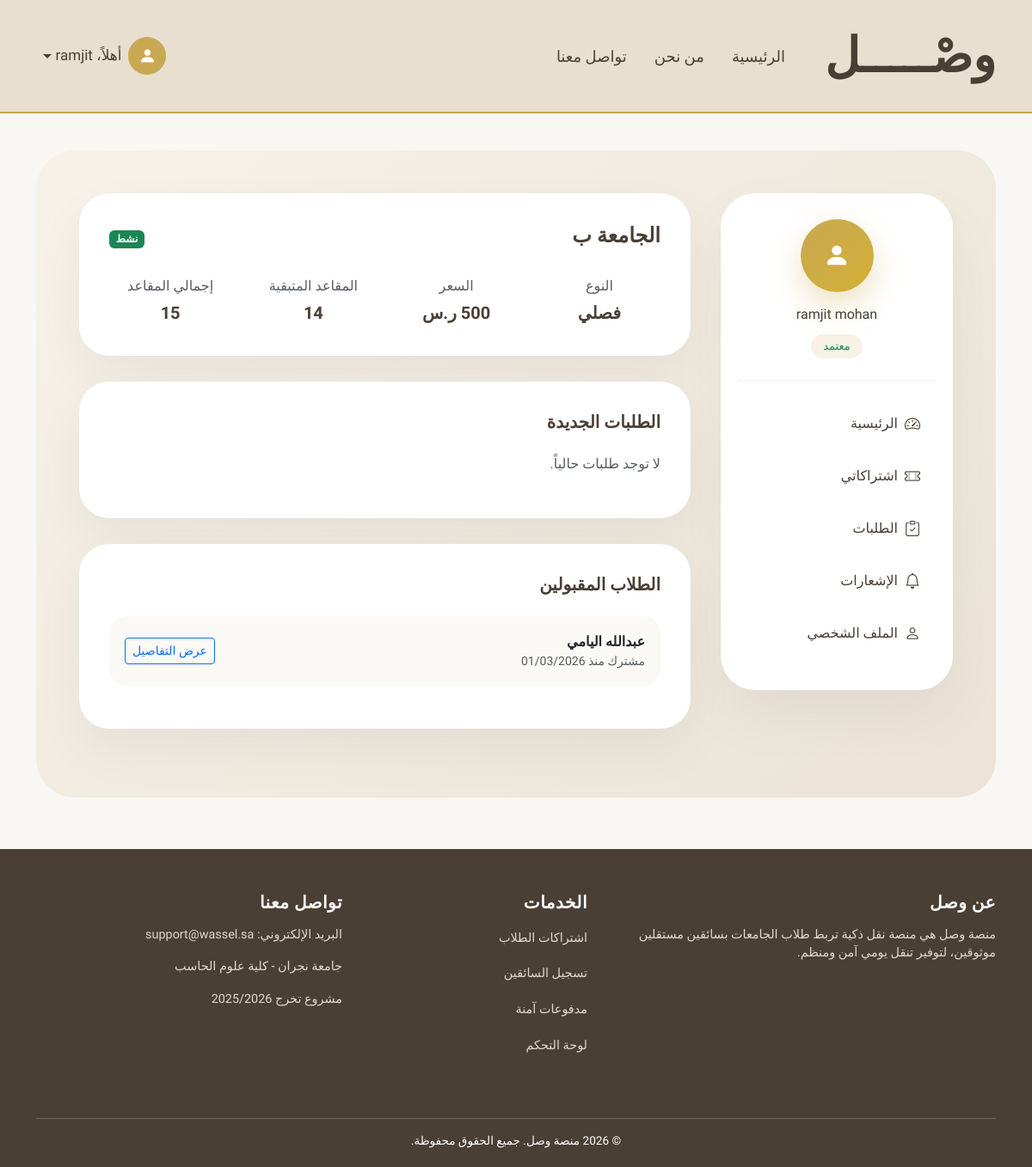
The page /driver/subscriptions/1/ (signed in) on the database its author committed.
### accounts/models.py (models this page shows, shortened)
class User(AbstractUser):
    username = None  # حذفنا username رسميًا
    ROLE_CHOICES = (
        ('student', 'طالب'),
        ('driver', 'سائق'),
    )
    STATUS_CHOICES = (
        ('active', 'Active'),
        ('banned', 'Banned'),
    )
    email = models.EmailField(unique=True)
    role = models.CharField(
        max_length=20,
        choices=ROLE_CHOICES,
        default='student'
    )
    phone = models.CharField(max_length=20)
    city = models.ForeignKey(
        City,
        on_delete=models.PROTECT,
        related_name="users",
        verbose_name="المدينة"
    )
    status = models.CharField(
        max_length=20,
        choices=STATUS_CHOICES,
        default='active'
    )
    USERNAME_FIELD = "email"
    REQUIRED_FIELDS = ["first_name", "last_name", "phone"]
    objects = CustomUserManager()

### subscriptions/models.py (models this page shows, shortened)
class Subscription(models.Model):
    DURATION_CHOICES = (
        ("monthly", "شهري"),
        ("semester", "فصلي"),
    )
    STATUS_CHOICES = (
        ("active", "Active"),
        ("inactive", "Inactive"),
        ("full", "Full"),
    )
    driver = models.ForeignKey(
        DriverProfile,
        on_delete=models.CASCADE,
        related_name="subscriptions"
    )
    neighborhood = models.CharField(max_length=200)
    price = models.DecimalField(max_digits=8, decimal_places=2)
    seats = models.PositiveIntegerField()
    available_seats = models.PositiveIntegerField()
    duration = models.CharField(
        max_length=20,
        choices=DURATION_CHOICES
    )
    status = models.CharField(
        max_length=20,
        choices=STATUS_CHOICES,
        default="active"
    )
    start_date = models.DateField()
    end_date = models.DateField()
    notes = models.TextField(blank=True, null=True)
    created_at = models.DateTimeField(auto_now_add=True)

class SubscriptionRequest(models.Model):
    STATUS_CHOICES = (
        ("pending", "Pending"),
        ("approved", "Approved"),
        ("rejected", "Rejected"),
        ("cancelled", "Cancelled"),
    )
    student = models.ForeignKey(
        StudentProfile,
        on_delete=models.CASCADE,
        related_name="subscription_requests"
    )
    subscription = models.ForeignKey(
        Subscription,
        on_delete=models.CASCADE,
        related_name="requests"
    )
    status = models.CharField(
        max_length=20,
        choices=STATUS_CHOICES,
        default="pending"
    )
    request_date = models.DateTimeField(auto_now_add=True)
    decision_date = models.DateTimeField(blank=True, null=True)
    price_snapshot = models.DecimalField(
        max_digits=8,
        decimal_places=2,
        blank=True,
        null=True
    )
    note = models.TextField(blank=True, null=True)
    class Meta:
        unique_together = ("student", "subscription")

### student/models.py (models this page shows, shortened)
class StudentProfile(models.Model):
    GENDER_CHOICES = (
        ("male", "ذكر"),
        ("female", "أنثى"),
    )
    user = models.OneToOneField(
        settings.AUTH_USER_MODEL,
        on_delete=models.CASCADE,
        related_name="student_profile"
    )
    neighborhood = models.CharField(
        max_length=150
    )
    location_url = models.URLField(
        blank=True,
        null=True
    )
    university_name = models.CharField(
        max_length=150
    )
    gender = models.CharField(
        max_length=10,
        choices=GENDER_CHOICES
    )
    created_at = models.DateTimeField(auto_now_add=True)

### driver/views.py (the view)
# urls.py: path("subscriptions/<int:sub_id>/", views.subscription_detail, name="subscription_detail"),
@login_required
def subscription_detail(request, sub_id):
    if request.user.role != "driver":
        return redirect("main:index")
    profile = request.user.driver_profile
    subscription = get_object_or_404(
        Subscription,
        id=sub_id,
        driver=profile
    )
    pending_requests = subscription.requests.filter(
        status="pending"
    ).select_related("student__user")
    approved_requests = subscription.requests.filter(
        status="approved"
    ).select_related("student__user")
    context = {
        "subscription": subscription,
        "pending_requests": pending_requests,
        "approved_requests": approved_requests,
    }
    return render(request, "driver/subscription_detail.html", context)

### driver/templates/driver/subscription_detail.html (shortened to what this page needs)
{% extends "driver/base_driver.html" %}
{% block driver_content %}
<div class="detail-card">
    <div class="d-flex justify-content-between align-items-center mb-4">
        <h4 class="fw-bold">{{ subscription.neighborhood }}</h4>
        {% if subscription.status == "active" %}
        <span class="badge bg-success">نشط</span>
        {% elif subscription.status == "full" %}
        <span class="badge bg-warning text-dark">ممتلئ</span>
        {% else %}
        <span class="badge bg-secondary">غير نشط</span>
        {% endif %}
    </div>
    <div class="row text-center">
        <div class="col-md-3">
            <div class="text-muted mb-1">النوع</div>
            <div class="fw-bold fs-5">
                {{ subscription.get_duration_display }}
            </div>
        </div>
        <div class="col-md-3">
            <div class="text-muted mb-1">السعر</div>
            <div class="fw-bold fs-5">
                {{ subscription.price|floatformat:0 }} ر.س
            </div>
        </div>
        <div class="col-md-3">
            <div class="text-muted mb-1">المقاعد المتبقية</div>
            <div class="fw-bold fs-5">
                {{ subscription.available_seats }}
            </div>
        </div>
        <div class="col-md-3">
            <div class="text-muted mb-1">إجمالي المقاعد</div>
            <div class="fw-bold fs-5">
                {{ subscription.seats }}
            </div>
        </div>
    </div>
</div>
<div class="detail-card">
    <h5 class="section-title">الطلبات الجديدة</h5>
    {% if pending_requests %}
    {% for req in pending_requests %}
    <a href="{% url 'driver:subscription_request_detail' req.id %}" class="text-decoration-none text-dark">
        <div class="student-row d-flex justify-content-between align-items-center">
            <div>
                <div class="fw-bold">
                    {{ req.student.user.get_full_name }}
                </div>
                <div class="text-muted small">
                    {{ req.student.neighborhood }}
                </div>
            </div>
            <div>
                <span class="btn btn-outline-primary btn-sm">
                    عرض التفاصيل
                </span>
            </div>
        </div>
    </a>
    {% endfor %}
    {% else %}
    <p class="text-muted">لا توجد طلبات حالياً.</p>
    {% endif %}
</div>
<div class="detail-card">
    <h5 class="section-title">الطلاب المقبولين</h5>
    {% if approved_requests %}
    {% for req in approved_requests %}
    <a href="{% url 'driver:subscription_request_detail' req.id %}" class="text-decoration-none text-dark">
        <div class="student-row d-flex justify-content-between align-items-center">
            <div>
                <div class="fw-bold">
                    {{ req.student.user.get_full_name }}
                </div>
                <div class="text-muted small">
                    مشترك منذ {{ req.decision_date|date:"d/m/Y" }}
                </div>
            </div>
            <div>
                <span class="btn btn-outline-primary btn-sm">
                    عرض التفاصيل
                </span>
            </div>
        </div>
    </a>
    {% endfor %}
    {% else %}
    <p class="text-muted">لا يوجد طلاب مشتركين حالياً.</p>
    {% endif %}
</div>
{% endblock %}

### driver/templates/driver/base_driver.html (shortened to what this page needs)
{% extends "base.html" %}
{% block content %}
<div class="driver-page-bg">
    <div class="driver-layout">
        <div class="driver-sidebar d-none d-lg-block">
            <div class="driver-profile-box">
                <div class="driver-avatar">
                    <i class="bi bi-person-fill"></i>
                </div>
                <h6 class="mt-3 mb-1">{{ user.get_full_name }}</h6>
                {% if user.driver_profile.verification_status == "approved" %}
                <span class="driver-status text-success">معتمد</span>
                {% elif user.driver_profile.verification_status == "pending" %}
                <span class="driver-status text-warning">قيد المراجعة</span>
                {% elif user.driver_profile.verification_status == "rejected" %}
                <span class="driver-status text-danger">مرفوض</span>
                {% else %}
                <span class="driver-status text-secondary">غير مكتمل</span>
                {% endif %}
            </div>
            <a href="{% url 'driver:dashboard' %}"
                class="driver-link {% if request.resolver_match.url_name == 'dashboard' %}active{% endif %}">
                <i class="bi bi-speedometer2 me-2"></i>
                الرئيسية
            </a>
            <a href="{% url 'driver:subscriptions' %}"
                class="driver-link {% if request.resolver_match.url_name == 'subscriptions' %}active{% endif %}">
                <i class="bi bi-ticket-perforated me-2"></i>
                اشتراكاتي
            </a>
            <a href="{% url 'driver:requests' %}"
                class="driver-link {% if request.resolver_match.url_name == 'requests' %}active{% endif %}">
                <i class="bi bi-clipboard-check me-2"></i>
                الطلبات
            </a>
            <a href="{% url 'driver:notifications' %}"
                class="driver-link {% if request.resolver_match.url_name == 'notifications' %}active{% endif %}">
                <i class="bi bi-bell me-2"></i>
                الإشعارات
            </a>
            <a href="{% url 'driver:profile' %}"
                class="driver-link {% if request.resolver_match.url_name == 'profile' %}active{% endif %}">
                <i class="bi bi-person me-2"></i>
                الملف الشخصي
            </a>
        </div>
        <div class="driver-content">
            {% block driver_content %}{% endblock %}
        </div>
    </div>
</div>
{% endblock %}

### templates/base.html (shortened to what this page needs)
{% load static %}
<!DOCTYPE html>
<html lang="ar" dir="rtl">
<head>
    <link href="https://cdn.jsdelivr.net/npm/bootstrap-icons/font/bootstrap-icons.css" rel="stylesheet">
    <link href="https://cdn.jsdelivr.net/npm/bootstrap@5.3.2/dist/css/bootstrap.rtl.min.css" rel="stylesheet">
</head>
<body>
    <nav class="navbar navbar-expand-lg fixed-top custom-navbar">
        <div class="container">
            <a class="navbar-brand" href="{% url 'main:index' %}">وصْـــــل</a>
            <div class="collapse navbar-collapse" id="navbarNav">
                <ul class="navbar-nav align-items-center me-auto">
                    <li class="nav-item mx-2">
                        <a class="nav-link {% if request.resolver_match.url_name == 'index' %}active-link{% endif %}"
                            href="{% url 'main:index' %}">
                            الرئيسية
                        </a>
                    </li>
                    <li class="nav-item mx-2">
                        <a class="nav-link {% if request.resolver_match.url_name == 'about' %}active-link{% endif %}"
                            href="{% url 'main:about' %}">
                            من نحن
                        </a>
                    </li>
                    <li class="nav-item mx-2">
                        <a class="nav-link {% if request.resolver_match.url_name == 'contact' %}active-link{% endif %}"
                            href="{% url 'main:contact' %}">
                            تواصل معنا
                        </a>
                    </li>
                </ul>
                <ul class="navbar-nav align-items-center">
                    {% if user.is_authenticated %}
                    <li class="nav-item dropdown user-dropdown">
                        <a class="nav-link dropdown-toggle d-flex align-items-center user-trigger" href="#"
                            role="button" data-bs-toggle="dropdown" aria-expanded="false">
                            <div class="user-icon">
                                <i class="bi bi-person-fill"></i>
                            </div>
                            <span class="user-name ms-2">
                                أهلاً، {{ user.first_name }}
                            </span>
                        </a>
                    </li>
                    {% endif %}
                </ul>
            </div>
        </div>
    </nav>
    <main class="container">
                    {% block content %}
                    {% endblock %}
    </main>
    <footer>
        <div class="container">
            <div class="row">
                <div class="col-md-5 mb-4">
                    <h5>عن وصل</h5>
                    <p>
                        منصة وصل هي منصة نقل ذكية تربط طلاب الجامعات
                        بسائقين مستقلين موثوقين، لتوفير تنقل يومي آمن ومنظم.
                    </p>
                </div>
                <div class="col-md-3 mb-4">
                    <h5>الخدمات</h5>
                    <ul class="list-unstyled">
                        <li><a href="#">اشتراكات الطلاب</a></li>
                        <li><a href="#">تسجيل السائقين</a></li>
                        <li><a href="#">مدفوعات آمنة</a></li>
                        <li><a href="#">لوحة التحكم</a></li>
                    </ul>
                </div>
                <div class="col-md-4 mb-4">
                    <h5>تواصل معنا</h5>
                    <p>البريد الإلكتروني: support@wassel.sa</p>
                    <p>جامعة نجران - كلية علوم الحاسب</p>
                    <p>مشروع تخرج 2025/2026</p>
                </div>
            </div>
            <div class="footer-bottom">
                © 2026 منصة وصل. جميع الحقوق محفوظة.
            </div>
        </div>
    </footer>
</body>
</html>

### rows shown on the page
User: first_name "ramjit", get_full_name "ramjit mohan"
Subscription: neighborhood "الجامعة ب", duration "فصلي", price "500", available_seats "14", seats "15"
SubscriptionRequest: student.user.get_full_name "عبدالله اليامي", decision_date "01/03/2026"
